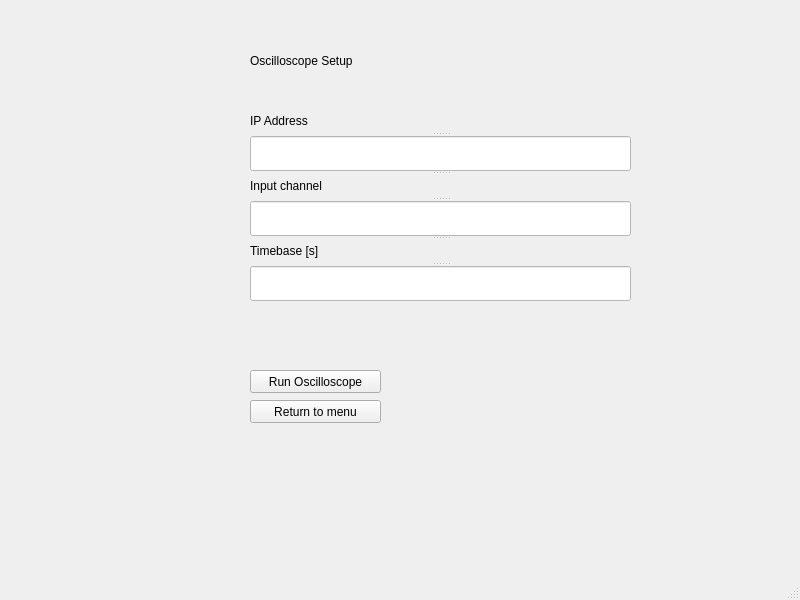
<?xml version="1.0" encoding="UTF-8"?>
<ui version="4.0">
 <class>MainWindow</class>
 <widget class="QMainWindow" name="MainWindow">
  <property name="geometry">
   <rect>
    <x>0</x>
    <y>0</y>
    <width>800</width>
    <height>600</height>
   </rect>
  </property>
  <property name="windowTitle">
   <string>MainWindow</string>
  </property>
  <widget class="QWidget" name="centralwidget">
   <widget class="QWidget" name="widget" native="true">
    <property name="geometry">
     <rect>
      <x>0</x>
      <y>0</y>
      <width>801</width>
      <height>601</height>
     </rect>
    </property>
    <property name="styleSheet">
     <string notr="true">QWidget#main_widget{
background-color: qradialgradient(spread:pad, cx:0.5, cy:0.5, radius:0.5, fx:0.5, fy:0.5, stop:0 rgba(255, 255, 255, 255), stop:0.1 rgba(255, 255, 255, 255), stop:0.2 rgba(255, 176, 176, 167), stop:0.3 rgba(255, 151, 151, 92), stop:0.4 rgba(255, 125, 125, 51), stop:0.5 rgba(255, 76, 76, 205), stop:0.52 rgba(255, 76, 76, 205), stop:0.6 rgba(255, 180, 180, 84), stop:1 rgba(255, 255, 255, 0));
};
</string>
    </property>
    <widget class="QLabel" name="label">
     <property name="geometry">
      <rect>
       <x>250</x>
       <y>10</y>
       <width>301</width>
       <height>101</height>
      </rect>
     </property>
     <property name="styleSheet">
      <string notr="true">font: 24pt &quot;MS Shell Dlg 2&quot;;
color: rgb(0, 0, 0);</string>
     </property>
     <property name="text">
      <string>Oscilloscope Setup</string>
     </property>
    </widget>
    <widget class="QPushButton" name="run_button">
     <property name="geometry">
      <rect>
       <x>250</x>
       <y>370</y>
       <width>131</width>
       <height>23</height>
      </rect>
     </property>
     <property name="styleSheet">
      <string notr="true"/>
     </property>
     <property name="text">
      <string>Run Oscilloscope</string>
     </property>
    </widget>
    <widget class="QPushButton" name="return_button">
     <property name="geometry">
      <rect>
       <x>250</x>
       <y>400</y>
       <width>131</width>
       <height>23</height>
      </rect>
     </property>
     <property name="text">
      <string>Return to menu</string>
     </property>
    </widget>
    <widget class="QLabel" name="status_label">
     <property name="geometry">
      <rect>
       <x>250</x>
       <y>340</y>
       <width>331</width>
       <height>21</height>
      </rect>
     </property>
     <property name="styleSheet">
      <string notr="true">color: rgb(255, 0, 0);</string>
     </property>
     <property name="text">
      <string/>
     </property>
    </widget>
    <widget class="QSplitter" name="splitter">
     <property name="geometry">
      <rect>
       <x>250</x>
       <y>110</y>
       <width>381</width>
       <height>191</height>
      </rect>
     </property>
     <property name="orientation">
      <enum>Qt::Vertical</enum>
     </property>
     <widget class="QLabel" name="label_2">
      <property name="styleSheet">
       <string notr="true">font: 12pt &quot;MS Shell Dlg 2&quot;;</string>
      </property>
      <property name="text">
       <string>IP Address</string>
      </property>
     </widget>
     <widget class="QLineEdit" name="ip_ch_line">
      <property name="styleSheet">
       <string notr="true">background-color: rgb(255, 255, 255);</string>
      </property>
      <property name="text">
       <string/>
      </property>
     </widget>
     <widget class="QLabel" name="label_4">
      <property name="styleSheet">
       <string notr="true">font: 12pt &quot;MS Shell Dlg 2&quot;;</string>
      </property>
      <property name="text">
       <string>Input channel</string>
      </property>
     </widget>
     <widget class="QLineEdit" name="in_ch_line">
      <property name="styleSheet">
       <string notr="true">background-color: rgb(255, 255, 255);</string>
      </property>
      <property name="text">
       <string/>
      </property>
     </widget>
     <widget class="QLabel" name="label_3">
      <property name="styleSheet">
       <string notr="true">font: 12pt &quot;MS Shell Dlg 2&quot;;</string>
      </property>
      <property name="text">
       <string>Timebase [s]</string>
      </property>
     </widget>
     <widget class="QLineEdit" name="timebase_line">
      <property name="styleSheet">
       <string notr="true">background-color: rgb(255, 255, 255);</string>
      </property>
      <property name="text">
       <string/>
      </property>
     </widget>
    </widget>
   </widget>
  </widget>
  <widget class="QStatusBar" name="statusbar"/>
 </widget>
 <resources/>
 <connections/>
</ui>
